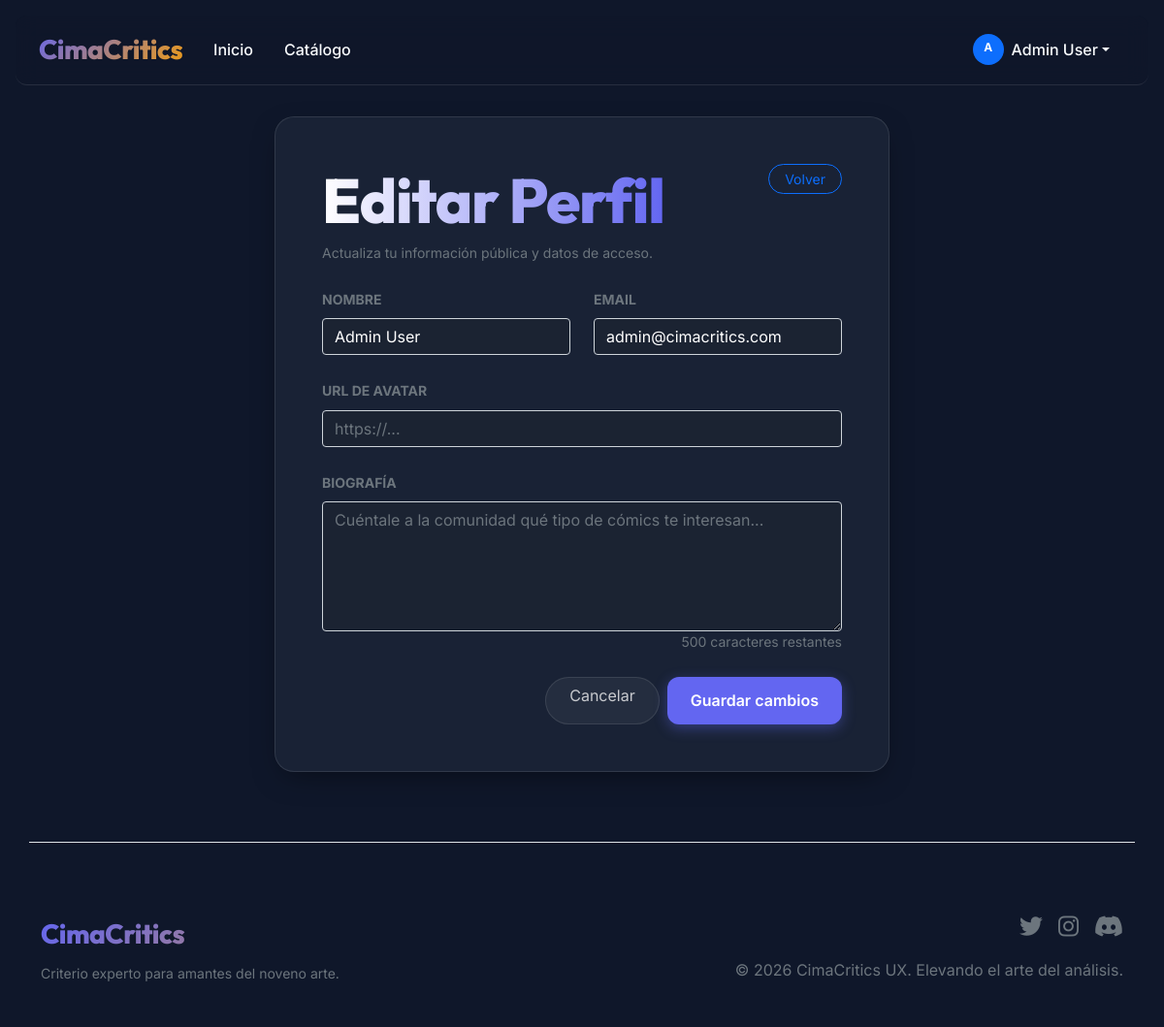
Before: /perfil/edit (signed in) with the older database file.
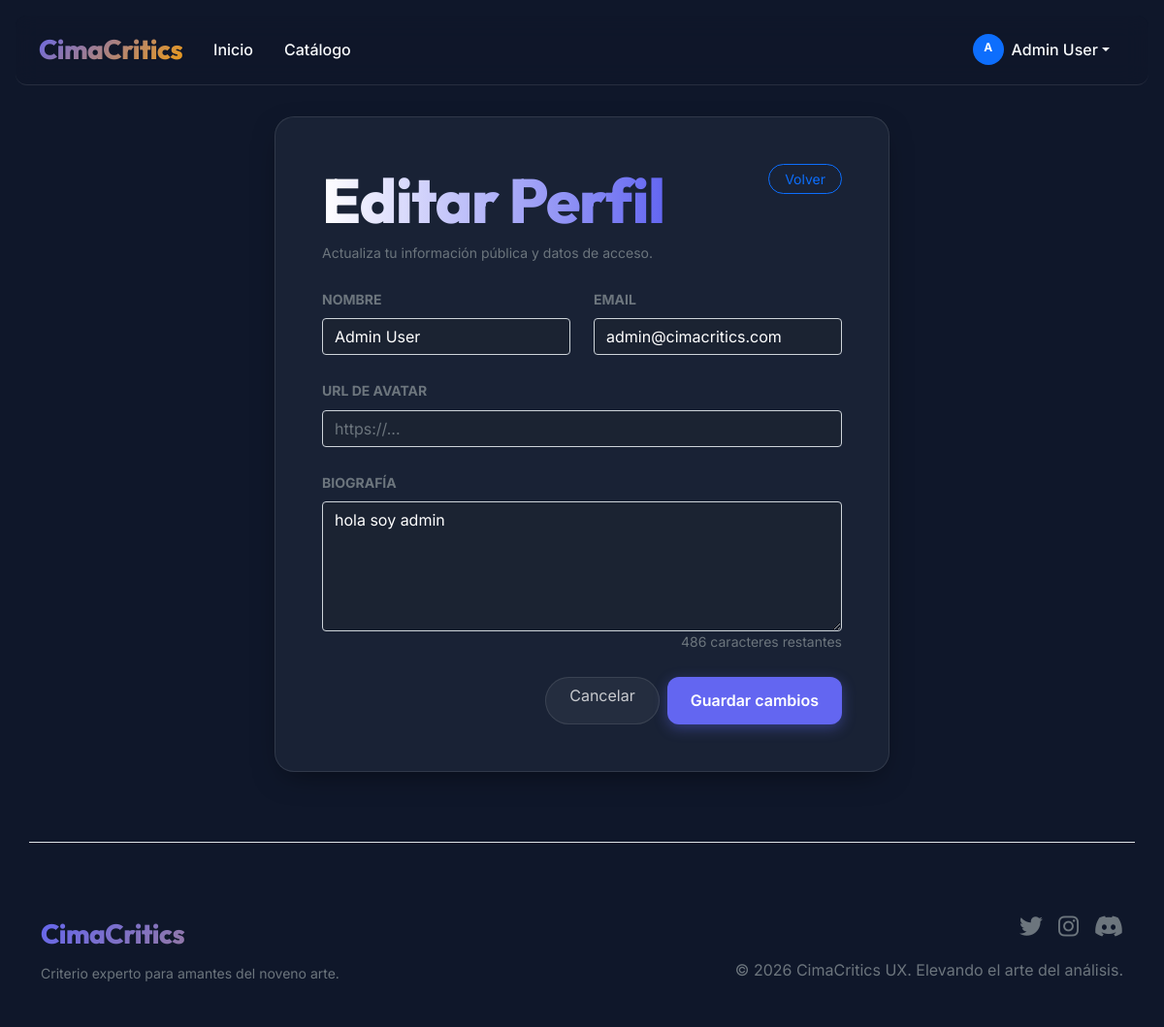
After: the same page with the newer database file.
### models/__init__.py (models this page shows, shortened)
class Usuario(UserMixin, db.Model):
    __tablename__ = 'usuario'
    id = db.Column(db.Integer, primary_key=True)
    nombre = db.Column(db.String(64), nullable=False)
    email = db.Column(db.String(120), unique=True, nullable=False)
    contraseña_hash = db.Column(db.String(128), nullable=False)
    fecha_registro = db.Column(db.DateTime, default=datetime.utcnow)
    es_admin = db.Column(db.Boolean, default=False)
    es_moderador = db.Column(db.Boolean, default=False)
    bio = db.Column(db.Text)
    avatar_url = db.Column(db.String(256))
    seguidores_count = db.Column(db.Integer, default=0)
    siguiendo_count = db.Column(db.Integer, default=0)
    reviews = db.relationship('Review', backref='autor', lazy='dynamic')
    comentarios = db.relationship('Comentario', backref='autor', lazy='dynamic')
    reportes = db.relationship('Reporte', backref='reportador', lazy='dynamic')
    seguidores = db.relationship('Seguimiento', foreign_keys='Seguimiento.seguido_id', backref='seguido', lazy='dynamic')
    siguiendo = db.relationship('Seguimiento', foreign_keys='Seguimiento.seguidor_id', backref='seguidor', lazy='dynamic')
    comics_guardados = db.relationship('ComicGuardado', backref='usuario', lazy='dynamic', cascade='all, delete-orphan')

### routes/main.py (the view, shortened to what this page needs)
@app.route('/perfil/edit', methods=['GET', 'POST'])
@login_required
def edit_profile():
    form = ProfileForm()
    if request.method == 'GET':
        form.nombre.data = current_user.nombre
        form.email.data = current_user.email
        form.bio.data = current_user.bio
        form.avatar_url.data = current_user.avatar_url
    return render_template('edit_profile.html', title='Editar Perfil', form=form)

### routes/main.py
class ProfileForm(FlaskForm):
    nombre = StringField('Nombre', validators=[DataRequired(), Length(min=2, max=64)])
    email = StringField('Email', validators=[DataRequired(), Email(), Length(max=120)])
    bio = TextAreaField('Biografía', validators=[Length(max=500)])
    avatar_url = StringField('URL de avatar', validators=[Length(max=256)])
    submit = SubmitField('Guardar perfil')

### routes/main.py (called while the page is built)
@login.user_loader
def load_user(user_id):
    return Usuario.query.get(int(user_id))

### templates/edit_profile.html (shortened to what this page needs)
{% extends "base.html" %}
{% block content %}
<div class="row justify-content-center">
    <div class="col-lg-7">
        <div class="glass-card p-4 p-md-5">
            <div class="d-flex justify-content-between align-items-start mb-4">
                <div>
                    <h1 class="title-gradient h2 mb-1">Editar Perfil</h1>
                    <p class="text-muted small mb-0">Actualiza tu información pública y datos de acceso.</p>
                </div>
                <a href="{{ url_for('perfil', user_id=current_user.id) }}" class="btn btn-sm btn-outline-primary rounded-pill px-3">
                    Volver
                </a>
            </div>
            <form method="POST">
                <div class="row g-4">
                    <div class="col-md-6">
                        {{ form.nombre.label(class="form-label text-muted small fw-bold text-uppercase") }}
                        {{ form.nombre(class="form-control bg-dark bg-opacity-25 border-glass text-white") }}
                    </div>
                    <div class="col-md-6">
                        {{ form.email.label(class="form-label text-muted small fw-bold text-uppercase") }}
                        {{ form.email(class="form-control bg-dark bg-opacity-25 border-glass text-white") }}
                    </div>
                    <div class="col-12">
                        {{ form.avatar_url.label(class="form-label text-muted small fw-bold text-uppercase") }}
                        {{ form.avatar_url(class="form-control bg-dark bg-opacity-25 border-glass text-white", placeholder="https://...") }}
                    </div>
                    <div class="col-12">
                        {{ form.bio.label(class="form-label text-muted small fw-bold text-uppercase") }}
                        {{ form.bio(class="form-control bg-dark bg-opacity-25 border-glass text-white", rows="5", placeholder="Cuéntale a la comunidad qué tipo de cómics te interesan...") }}
                    </div>
                </div>
                <div class="d-flex justify-content-end gap-2 mt-4">
                    <a href="{{ url_for('perfil', user_id=current_user.id) }}" class="btn btn-outline-glass rounded-pill px-4">Cancelar</a>
                    <button type="submit" class="btn-premium px-4">Guardar cambios</button>
                </div>
            </form>
        </div>
    </div>
</div>
{% endblock %}

### templates/base.html (shortened to what this page needs)
<!DOCTYPE html>
<html lang="es">
<head>
    <link href="https://cdn.jsdelivr.net/npm/bootstrap@5.1.3/dist/css/bootstrap.min.css" rel="stylesheet">
    <link href="https://cdnjs.cloudflare.com/ajax/libs/font-awesome/6.0.0/css/all.min.css" rel="stylesheet">
    <link href="{{ url_for('static', filename='css/style.css') }}" rel="stylesheet">
</head>
<body>
    <nav class="navbar navbar-expand-lg navbar-dark glass-nav">
        <div class="container-fluid px-4">
            <a class="navbar-brand" href="{{ url_for('index') }}">
                CimaCritics
            </a>
            <div class="collapse navbar-collapse" id="navbarNav">
                <ul class="navbar-nav me-auto">
                    <li class="nav-item">
                        <a class="nav-link" href="{{ url_for('index') }}">Inicio</a>
                    </li>
                    <li class="nav-item">
                        <a class="nav-link" href="{{ url_for('comics') }}">Catálogo</a>
                    </li>
                </ul>
                <ul class="navbar-nav ms-auto align-items-center">
                    {% if current_user.is_authenticated %}
                        <li class="nav-item dropdown">
                            <a class="nav-link dropdown-toggle d-flex align-items-center" href="#" id="navbarDropdown" role="button" data-bs-toggle="dropdown">
                                <span class="badge bg-primary rounded-circle p-2 me-2" style="width: 32px; height: 32px;">{{ current_user.nombre[0]|upper }}</span>
                                {{ current_user.nombre }}
                            </a>
                        </li>
                    {% endif %}
                </ul>
            </div>
        </div>
    </nav>
    <main class="container-fluid px-lg-5 mt-5">
        {% block content %}{% endblock %}
    </main>
    <footer class="mt-5 py-5">
        <div class="container">
            <div class="row g-4 align-items-center border-top border-glass pt-5">
                <div class="col-md-6">
                    <h5 class="navbar-brand mb-2">CimaCritics</h5>
                    <p class="text-muted small">Criterio experto para amantes del noveno arte.</p>
                </div>
                <div class="col-md-6 text-md-end">
                    <div class="d-flex justify-content-md-end gap-3 mb-3">
                        <a href="#" class="text-muted hover-primary"><i class="fab fa-twitter fs-4"></i></a>
                        <a href="#" class="text-muted hover-primary"><i class="fab fa-instagram fs-4"></i></a>
                        <a href="#" class="text-muted hover-primary"><i class="fab fa-discord fs-4"></i></a>
                    </div>
                    <p class="text-muted x-small">&copy; 2026 CimaCritics UX. Elevando el arte del análisis.</p>
                </div>
            </div>
        </div>
    </footer>
</body>
</html>

Changed rows visible on the page:
changed Usuario "Admin User": bio (not shown) → "hola soy admin"
Other visible differences:
text written by a page script: "500 caracteres restantes" → "486 caracteres restantes"
